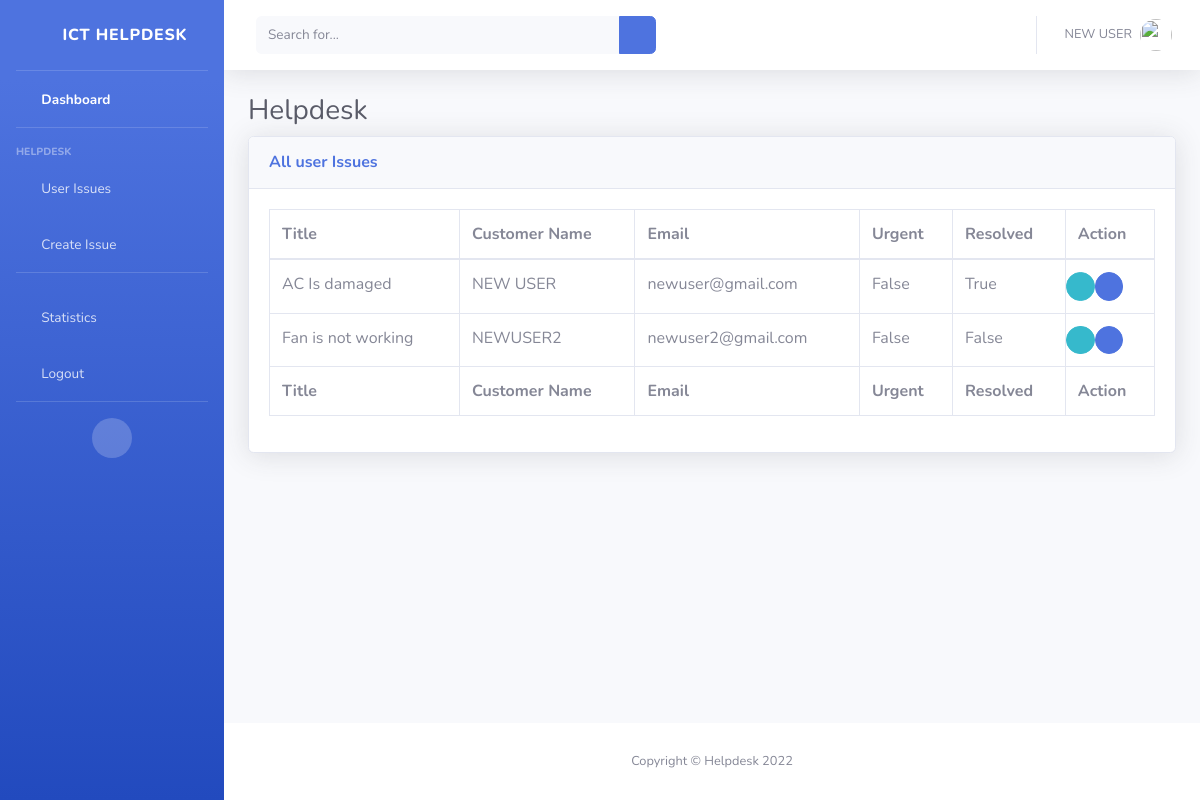
Screenshot of /all-tickets/ (signed in) with the database file from the repository.
### ticketapp/models.py (models this page shows, shortened)
class Ticket(models.Model):
    TICKET_SECTIONS = (
        ('Software', 'Software'),
        ('Hardware', 'Hardware'),
        ('Applications', 'Applications'),
        ('Infrastructure and Networking', 'Infrastructure and Networking'),
        ('Database Administrator', 'Database Administrator')
    )
    user = models.ForeignKey(User, on_delete=models.CASCADE)
    ticket_id = models.CharField(max_length=8, unique=True, blank=True)
    title = models.CharField(max_length=50)
    customer_full_name = models.CharField(max_length=200)
    customer_phone_number = models.CharField(max_length=20)
    customer_email = models.EmailField(max_length=40)
    issue_description = models.TextField(max_length=1000)
    ticket_section = models.CharField(
        max_length=30, choices=TICKET_SECTIONS, null=True, blank=True)
    urgent_status = models.BooleanField(default=False)
    completed_status = models.BooleanField(default=False)
    assigned_to = models.ForeignKey(
        User, on_delete=models.CASCADE, related_name='assigned_to', null=True, blank=True)
    resolved_by = models.ForeignKey(
        User, on_delete=models.CASCADE, related_name='resolved_by', null=True, blank=True)
    created_date = models.DateTimeField(auto_now_add=True, null=True)
    resolved_date = models.DateTimeField(null=True, blank=True)

### ticketapp/views.py (the view)
# urls.py: path('all-tickets/', views.ticket_list, name='all-tickets'),
@login_required
def ticket_list(request):
    tickets = Ticket.objects.all()
    return render(request, 'ticketapp/allissues.html', {'tickets': tickets})

### ticketapp/templates/ticketapp/allissues.html (shortened to what this page needs)
{% load static %}
<!DOCTYPE html>
<html lang="en">
<head>
    <link href="{% static 'vendor/fontawesome-free/css/all.min.css' %}" rel="stylesheet" type="text/css">
    <link href="{% static 'css/sb-admin-2.min.css' %}" rel="stylesheet">
</head>
<body id="page-top">
    <div id="wrapper">
        <ul class="navbar-nav bg-gradient-primary sidebar sidebar-dark accordion" id="accordionSidebar">
            <a class="sidebar-brand d-flex align-items-center justify-content-center" href="index.html">
                <div class="sidebar-brand-icon ">
                    <i class="fas fa-home"></i>
                </div>
                <div class="sidebar-brand-text mx-3">ICT Helpdesk</div>
            </a>
            <hr class="sidebar-divider my-0">
            <li class="nav-item active">
                <a class="nav-link" href="{% url 'ticketapp:ticket-list' %}">
                    <i class="fas fa-fw fa-tachometer-alt"></i>
                    <span>Dashboard</span></a>
            </li>
            <hr class="sidebar-divider">
            <div class="sidebar-heading">
                Helpdesk
            </div>
            <li class="nav-item">
                <a class="nav-link collapsed" href="#" data-toggle="collapse" data-target="#collapseTwo"
                    aria-expanded="true" aria-controls="collapseTwo">
                    <i class="fas fa-fw fa-folder"></i>
                    <span>User Issues</span>
                </a>
            </li>
      <li class="nav-item">
        <a class="nav-link" href="{% url 'ticketapp:create-ticket' %}">
            <i class="fas fa-fw fa-edit"></i>
            <span>Create Issue</span></a>
    </li>
            <hr class="sidebar-divider">
            <li class="nav-item">
                <a class="nav-link" href="{% url 'ticketapp:user-performance-list' %}">
                    <i class="fas fa-fw fa-chart-area"></i>
                    <span>Statistics</span></a>
            </li>
            <li class="nav-item">
                <a class="nav-link" href="{% url 'accounts:logout' %}">
                    <i class="fas fa-fw fa-sign-out-alt"></i>
                    <span>Logout</span></a>
            </li>
            <hr class="sidebar-divider d-none d-md-block">
            <div class="text-center d-none d-md-inline">
                <button class="rounded-circle border-0" id="sidebarToggle"></button>
            </div>
        </ul>
        <div id="content-wrapper" class="d-flex flex-column">
            <div id="content">
                <nav class="navbar navbar-expand navbar-light bg-white topbar mb-4 static-top shadow">
                    <form
                        class="d-none d-sm-inline-block form-inline mr-auto ml-md-3 my-2 my-md-0 mw-100 navbar-search">
                        <div class="input-group">
                            <input type="text" class="form-control bg-light border-0 small" placeholder="Search for..."
                                aria-label="Search" aria-describedby="basic-addon2">
                            <div class="input-group-append">
                                <button class="btn btn-primary" type="button">
                                    <i class="fas fa-search fa-sm"></i>
                                </button>
                            </div>
                        </div>
                    </form>
                    <ul class="navbar-nav ml-auto">
                        <li class="nav-item dropdown no-arrow">
                            <a class="nav-link dropdown-toggle" href="#" id="userDropdown" role="button"
                                data-toggle="dropdown" aria-haspopup="true" aria-expanded="false">
                                <span class="mr-2 d-none d-lg-inline text-gray-600 small">{{user.first_name}} {{user.last_name}}</span>
                                <img class="img-profile rounded-circle"
                                    src="{% static 'img/undraw_profile.svg' %}">
                            </a>
                        </li>
                    </ul>
                </nav>
                <div class="container-fluid">
                    <h1 class="h3 mb-2 text-gray-800">Helpdesk</h1>
                    <div class="card shadow mb-4">
                        <div class="card-header py-3">
                            <h6 class="m-0 font-weight-bold text-primary">All user Issues</h6>
                        </div>
                        <div class="card-body">
                            <div class="table-responsive">
                                <table class="table table-bordered" id="dataTable" width="100%" cellspacing="0">
                                    <thead>
                                        <tr>
                                            <th>Title</th>
                                            <th>Customer Name</th>
                                            <th> Email</th>
                                            <th>Urgent</th>
                                            <th>Resolved</th>
                                            <th>Action</th>
                                        </tr>
                                    </thead>
                                    <tfoot>
                                        <tr>
                                            <th>Title</th>
                                            <th>Customer Name</th>
                                            <th> Email</th>
                                            <th>Urgent</th>
                                            <th>Resolved</th>
                                            <th>Action</th>
                                        </tr>
                                    </tfoot>
                                    <tbody>
                                        {% for ticket in tickets %}
                                            <tr>
                                                <td>{{ ticket.title }}</td>
                                                <td>{{ ticket.customer_full_name }}</td>
                                                <td>{{ ticket.customer_email }}</td>
                                                <td>{{ ticket.urgent_status }}</td>
                                                <td>{{ticket.completed_status }}</td>
                                                <td>
                                                <div class="row">
                                                <a href="{% url 'ticketapp:ticket-detail' pk=ticket.id %}" class="btn btn-info btn-circle btn-sm">
                                                    <i class="fas fa-info-circle"></i>
                                                </a>
                                                <a href="{% url 'ticketapp:update-ticket' pk=ticket.id %}" class="btn btn-primary btn-circle btn-sm">
                                                    <i class="fas fa-edit"></i>
                                                </a>
                                            </div>
                                            </td>
                                            </tr>
                                        {% endfor %}
                                    </tbody>
                                </table>
                            </div>
                        </div>
                    </div>
                </div>
            </div>
            <footer class="sticky-footer bg-white">
                <div class="container my-auto">
                    <div class="copyright text-center my-auto">
                        <span>Copyright &copy; Helpdesk 2022</span>
                    </div>
                </div>
            </footer>
        </div>
    </div>
</body>
</html>

### rows the page displays
Ticket: title "AC Is damaged", customer_full_name "NEW USER", customer_email "newuser@gmail.com", urgent_status "False", completed_status "True"
Ticket: title "Fan is not working", customer_full_name "NEWUSER2", customer_email "newuser2@gmail.com", urgent_status "False", completed_status "False"

### other values shown
{{ user.first_name }} "NEW"
{{ user.last_name }} "USER"
